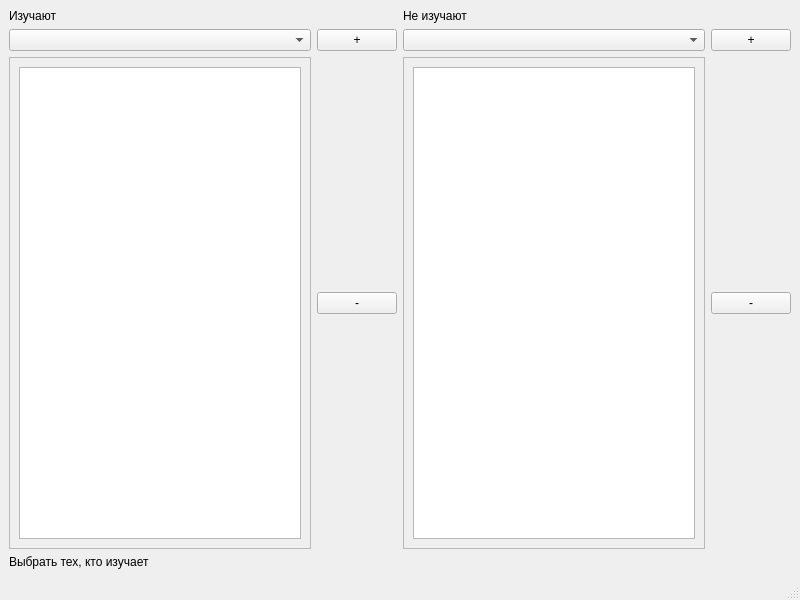
<?xml version="1.0" encoding="UTF-8"?>
<ui version="4.0">
 <class>FilterWindow</class>
 <widget class="QMainWindow" name="FilterWindow">
  <property name="geometry">
   <rect>
    <x>0</x>
    <y>0</y>
    <width>800</width>
    <height>600</height>
   </rect>
  </property>
  <property name="windowTitle">
   <string>MDI Application</string>
  </property>
  <widget class="QWidget" name="centralwidget">
   <layout class="QHBoxLayout" name="horizontalLayout">
    <item>
     <layout class="QVBoxLayout" name="verticalLayout_6">
      <item>
       <layout class="QHBoxLayout" name="horizontalLayout_4">
        <item>
         <layout class="QVBoxLayout" name="verticalLayout_3">
          <item>
           <widget class="QLabel" name="label">
            <property name="text">
             <string>Изучают</string>
            </property>
           </widget>
          </item>
          <item>
           <layout class="QGridLayout" name="gridLayout">
            <item row="1" column="1">
             <widget class="QPushButton" name="removeInclude">
              <property name="text">
               <string>-</string>
              </property>
             </widget>
            </item>
            <item row="0" column="0">
             <widget class="QComboBox" name="comboInclude"/>
            </item>
            <item row="0" column="1">
             <widget class="QPushButton" name="addInclude">
              <property name="text">
               <string>+</string>
              </property>
             </widget>
            </item>
            <item row="1" column="0">
             <widget class="QScrollArea" name="scrollArea">
              <property name="widgetResizable">
               <bool>true</bool>
              </property>
              <widget class="QWidget" name="scrollAreaWidgetContents">
               <property name="geometry">
                <rect>
                 <x>0</x>
                 <y>0</y>
                 <width>277</width>
                 <height>436</height>
                </rect>
               </property>
               <layout class="QVBoxLayout" name="verticalLayout">
                <item>
                 <widget class="QListView" name="includeList">
                  <property name="editTriggers">
                   <set>QAbstractItemView::NoEditTriggers</set>
                  </property>
                 </widget>
                </item>
               </layout>
              </widget>
             </widget>
            </item>
           </layout>
          </item>
         </layout>
        </item>
        <item>
         <layout class="QVBoxLayout" name="verticalLayout_2">
          <item>
           <widget class="QLabel" name="label_2">
            <property name="text">
             <string>Не изучают</string>
            </property>
           </widget>
          </item>
          <item>
           <layout class="QGridLayout" name="gridLayout_2">
            <item row="1" column="0">
             <widget class="QScrollArea" name="scrollArea_2">
              <property name="widgetResizable">
               <bool>true</bool>
              </property>
              <widget class="QWidget" name="scrollAreaWidgetContents_2">
               <property name="geometry">
                <rect>
                 <x>0</x>
                 <y>0</y>
                 <width>278</width>
                 <height>436</height>
                </rect>
               </property>
               <layout class="QVBoxLayout" name="verticalLayout_4">
                <item>
                 <widget class="QListView" name="excludeList">
                  <property name="editTriggers">
                   <set>QAbstractItemView::NoEditTriggers</set>
                  </property>
                 </widget>
                </item>
               </layout>
              </widget>
             </widget>
            </item>
            <item row="0" column="0">
             <widget class="QComboBox" name="comboExclude"/>
            </item>
            <item row="0" column="1">
             <widget class="QPushButton" name="addExclude">
              <property name="text">
               <string>+</string>
              </property>
             </widget>
            </item>
            <item row="1" column="1">
             <widget class="QPushButton" name="removeExclude">
              <property name="text">
               <string>-</string>
              </property>
             </widget>
            </item>
           </layout>
          </item>
         </layout>
        </item>
       </layout>
      </item>
      <item>
       <widget class="QLabel" name="queryText">
        <property name="text">
         <string>Выбрать тех, кто изучает </string>
        </property>
       </widget>
      </item>
     </layout>
    </item>
   </layout>
  </widget>
  <widget class="QMenuBar" name="menubar">
   <property name="geometry">
    <rect>
     <x>0</x>
     <y>0</y>
     <width>800</width>
     <height>26</height>
    </rect>
   </property>
  </widget>
  <widget class="QStatusBar" name="statusbar"/>
  <action name="openFile">
   <property name="text">
    <string>Открыть</string>
   </property>
  </action>
  <action name="action">
   <property name="text">
    <string>Сохранить</string>
   </property>
  </action>
  <action name="action_2">
   <property name="text">
    <string>Редактировать</string>
   </property>
  </action>
  <action name="action_3">
   <property name="text">
    <string>Помощь</string>
   </property>
  </action>
 </widget>
 <resources/>
 <connections/>
</ui>
